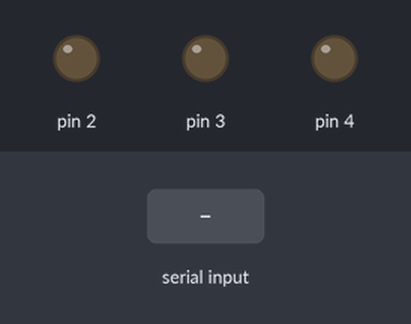
Bench run of a sketch on a simulated Arduino Uno, built with avr-gcc and run on an emulated ATmega328P. Parts: output pins drawn as LEDs (lit = HIGH). Inputs (shaded band) come from the test bench.

Above: at 1.2 s.
1.3 s: "a" received over Serial
At 2.0 s:
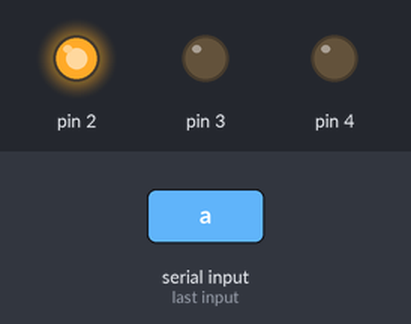
2.8 s: "b" received over Serial
At 3.1 s:
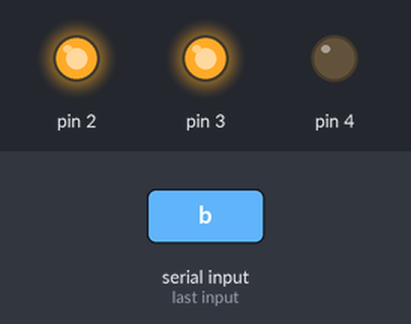
4.3 s: "c" received over Serial
At 5.4 s:
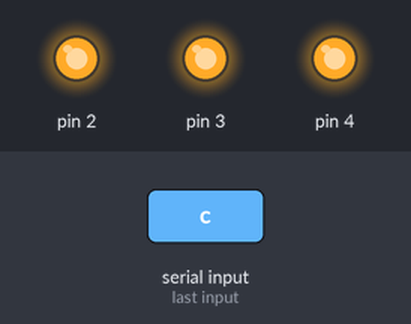
5.8 s: "1" received over Serial
At 6.6 s:
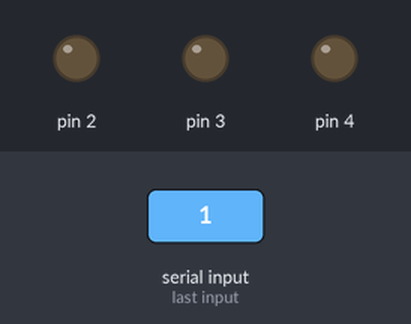
7.3 s: "b" received over Serial
At 7.7 s:
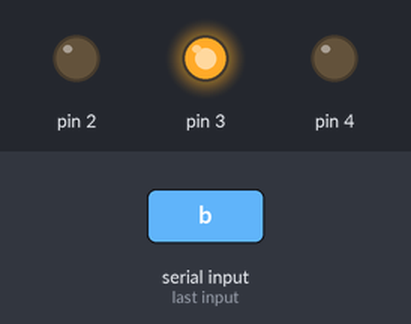
8.8 s: "0" received over Serial
At 10.1 s:
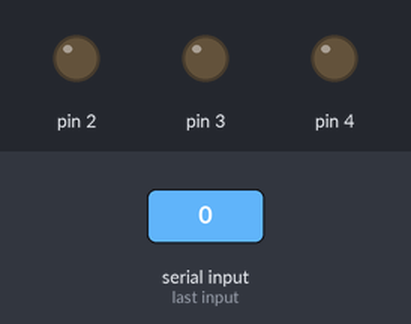
Timing chart, 0 to 11.3 s (numbered marks = the images above; inputs shaded):
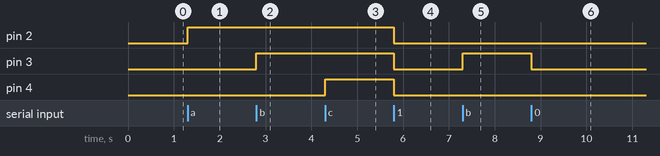

The sketch:

ejercicio26.ino
```cpp
/* Usar la Funcion Switch para captar instrucciones via Serial-Monitor */
void setup() {
    Serial.begin(9600);
    for (int thisPin = 2; thisPin < 5; thisPin++) {
        pinMode(thisPin, OUTPUT);
      }
}
void loop() {
  if (Serial.available() > 0) {
    int inByte = Serial.read();
    switch (inByte) {
    case 'a':
      digitalWrite(2, HIGH);
      break;
    case 'b':
      digitalWrite(3, HIGH);
      break;
    case 'c':
      digitalWrite(4, HIGH);
      break;
    default:
      // turn all the LEDs off:
      for (int thisPin = 2; thisPin < 5; thisPin++) {
        digitalWrite(thisPin, LOW);
      }
    }
  }
}
```

Measured:
- after the input at 1.3 s, pin 2: LOW → HIGH at once
- after the input at 2.8 s, pin 3: LOW → HIGH at once
- after the input at 4.3 s, pin 4: LOW → HIGH at once
- after the input at 5.8 s, pin 2–4: HIGH → LOW at once
- after the input at 7.3 s, pin 3: LOW → HIGH at once
- after the input at 8.8 s, pin 3: HIGH → LOW at once
